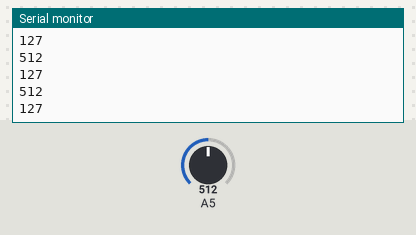
Simulated run of this sketch. Board: Arduino Uno, built with avr-gcc and run on an emulated ATmega328P. Shown: the last lines printed to the serial monitor. The test bench sets the inputs (shaded band); at power-on: A5 = 512.

Above: at 1.2 s.
1.3 s: A5 set to 716
At 1.57 s:
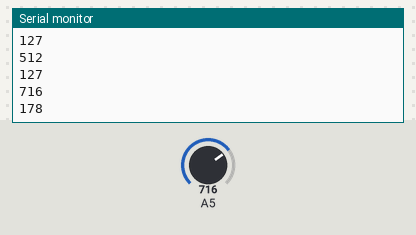
2.8 s: A5 set to 900
At 2.99 s:
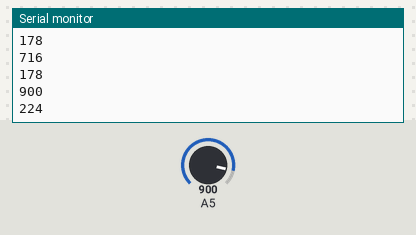
Timing chart, 0 to 5.8 s (numbered marks = the images above; inputs shaded):
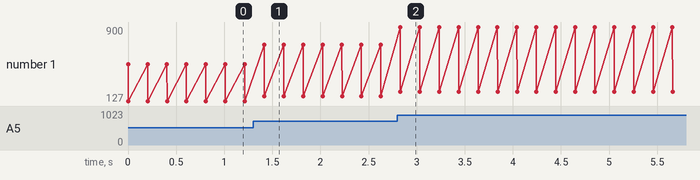

The sketch:

socket-server2.ino
```cpp
#include <ArduinoJson.h>
#include <AFMotor.h>
#include <Servo.h>
#include <SoftwareSerial.h>
#include <SerialCommand.h>

const byte RX = 3;          // Chân 3 được dùng làm chân RX
const byte TX = 2;          // Chân 2 được dùng làm chân TX
SoftwareSerial mySerial = SoftwareSerial(RX, TX);
SerialCommand sCmd(mySerial); // Khai báo biến sử dụng thư viện Serial Command

void setup() {
  //Khởi tạo Serial ở baudrate 57600 để debug ở serial monitor
  Serial.begin(57600);
  //Khởi tạo Serial ở baudrate 57600 cho cổng Serial thứ hai, dùng cho việc kết nối với ESP8266
  mySerial.begin(57600);
  //pinMode 2 đèn LED là OUTPUT
//  sCmd.addCommand("angle",   angleController); //Khi có lệnh LED thì sẽ thực thi hàm led
//  sCmd.addCommand("speed",   speedController); //Khi có lệnh LED thì sẽ thực thi hàm led
  Serial.println("Da san sang nhan lenh");
}

void loop() {
  sCmd.readSerial();
  int value = analogRead(A5);
  Serial.println(value);        //xuất ra giá trị vừa đọc

  int voltage;
  voltage = map(value,0,1023,0,255);   //chuyển thang đo của value
                                        //từ 0-1023 sang 0-5000 (mV)
  Serial.println(voltage);              //xuất ra điện áp (đơn vị là mV)

  Serial.println();     //xuống hàng
  mySerial.print("{'speed':'"+String(voltage)+"'}");
  delay(200);           //đợi 0.2 giây
}
```

Measured:
- after the input at 1.3 s, the serial monitor: prints a new line after 0.12 s (image 1)
- after the input at 2.8 s, the serial monitor: prints a new line at once (image 2)
- plotted number 1: 127 → 178 after the input at 1.3 s, 178 → 224 after the input at 2.8 s
